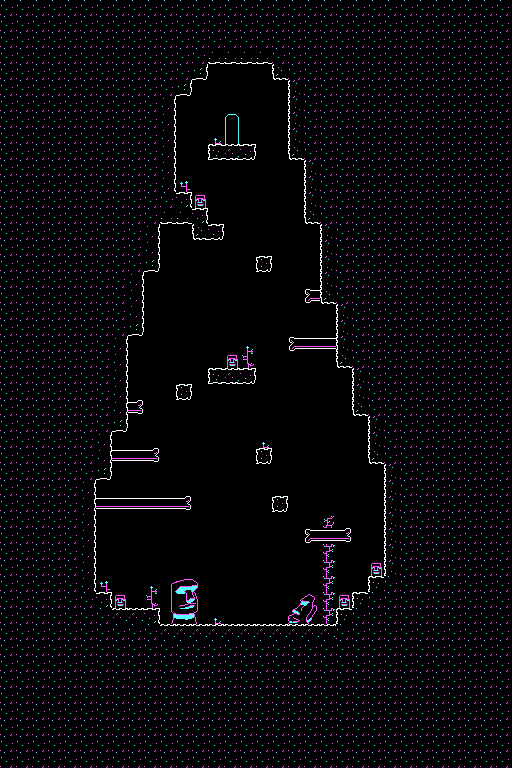

Rendered tile map (Tiled .tmx) drawn with the repository's tilesets; below, a short description and the full map source, tile grids included:
An orthogonal 32x48 tile map with 16x16 px tiles, 1 tile layer (Tile Layer 1).

<map version="1.2" tiledversion="1.3.4" orientation="orthogonal" renderorder="right-down" width="32" height="48" tilewidth="16" tileheight="16" infinite="0" backgroundcolor="#000000" nextlayerid="2" nextobjectid="1">
 <editorsettings>
  <export target="cave2.lua" format="lua" />
 </editorsettings>
 <tileset firstgid="1" source="tileset.tsx" />
 <layer id="1" name="Tile Layer 1" width="32" height="48">
  <data encoding="csv">
38,38,38,38,38,38,38,38,38,38,38,38,38,38,38,38,38,38,38,38,38,38,38,38,38,38,38,38,38,38,38,38,
38,38,38,38,38,38,38,38,38,38,38,38,38,38,38,38,38,38,38,38,38,38,38,38,38,38,38,38,38,38,38,38,
38,38,38,38,38,38,38,38,38,38,38,38,38,38,38,38,38,38,38,38,38,38,38,38,38,38,38,38,38,38,38,38,
38,38,38,38,38,38,38,38,38,38,38,38,38,70,70,70,70,38,38,38,38,38,38,38,38,38,38,38,38,38,38,38,
38,38,38,38,38,38,38,38,38,38,38,38,71,0,0,0,0,69,38,38,38,38,38,38,38,38,38,38,38,38,38,38,
38,38,38,38,38,38,38,38,38,38,38,71,0,0,0,0,0,0,37,38,38,38,38,38,38,38,38,38,38,38,38,38,
38,38,38,38,38,38,38,38,38,38,39,0,0,0,0,0,0,0,37,38,38,38,38,38,38,38,38,38,38,38,38,38,
38,38,38,38,38,38,38,38,38,38,39,0,0,0,641,0,0,0,37,38,38,38,38,38,38,38,38,38,38,38,38,38,
38,38,38,38,38,38,38,38,38,38,39,0,0,517,673,0,0,0,37,38,38,38,38,38,38,38,38,38,38,38,38,38,
38,38,38,38,38,38,38,38,38,38,39,0,0,101,102,103,0,0,69,38,38,38,38,38,38,38,38,38,38,38,38,38,
38,38,38,38,38,38,38,38,38,38,39,0,0,0,0,0,0,0,0,37,38,38,38,38,38,38,38,38,38,38,38,38,
38,38,38,38,38,38,38,38,38,38,39,518,0,0,0,0,0,0,0,37,38,38,38,38,38,38,38,38,38,38,38,38,
38,38,38,38,38,38,38,38,38,38,38,7,708,0,0,0,0,0,0,37,38,38,38,38,38,38,38,38,38,38,38,38,
38,38,38,38,38,38,38,38,38,38,70,70,7,0,0,0,0,0,0,69,38,38,38,38,38,38,38,38,38,38,38,38,
38,38,38,38,38,38,38,38,38,39,0,0,69,103,0,0,0,0,0,0,37,38,38,38,38,38,38,38,38,38,38,38,
38,38,38,38,38,38,38,38,38,39,0,0,0,0,0,0,0,0,0,0,37,38,38,38,38,38,38,38,38,38,38,38,
38,38,38,38,38,38,38,38,38,71,0,0,0,0,0,0,104,0,0,0,37,38,38,38,38,38,38,38,38,38,38,38,
38,38,38,38,38,38,38,38,39,0,0,0,0,0,0,0,0,0,0,0,37,38,38,38,38,38,38,38,38,38,38,38,
38,38,38,38,38,38,38,38,39,0,0,0,0,0,0,0,0,0,0,197,69,38,38,38,38,38,38,38,38,38,38,38,
38,38,38,38,38,38,38,38,39,0,0,0,0,0,0,0,0,0,0,0,0,37,38,38,38,38,38,38,38,38,38,38,
38,38,38,38,38,38,38,38,71,0,0,0,0,0,0,0,0,0,0,0,0,37,38,38,38,38,38,38,38,38,38,38,
38,38,38,38,38,38,38,39,0,0,0,0,0,0,0,517,0,0,197,198,198,37,38,38,38,38,38,38,38,38,38,38,
38,38,38,38,38,38,38,39,0,0,0,0,0,0,708,549,0,0,0,0,0,69,38,38,38,38,38,38,38,38,38,38,
38,38,38,38,38,38,38,39,0,0,0,0,0,101,102,103,0,0,0,0,0,0,37,38,38,38,38,38,38,38,38,38,
38,38,38,38,38,38,38,39,0,0,0,104,0,0,0,0,0,0,0,0,0,0,37,38,38,38,38,38,38,38,38,38,
38,38,38,38,38,38,38,39,199,0,0,0,0,0,0,0,0,0,0,0,0,0,69,38,38,38,38,38,38,38,38,38,
38,38,38,38,38,38,38,71,0,0,0,0,0,0,0,0,0,0,0,0,0,0,0,37,38,38,38,38,38,38,38,38,
38,38,38,38,38,38,39,0,0,0,0,0,0,0,0,0,517,0,0,0,0,0,0,37,38,38,38,38,38,38,38,38,
38,38,38,38,38,38,39,198,198,199,0,0,0,0,0,0,104,0,0,0,0,0,0,69,38,38,38,38,38,38,38,38,
38,38,38,38,38,38,71,0,0,0,0,0,0,0,0,0,0,0,0,0,0,0,0,0,37,38,38,38,38,38,38,38,
38,38,38,38,38,39,0,0,0,0,0,0,0,0,0,0,0,0,0,0,0,0,0,0,37,38,38,38,38,38,38,38,
38,38,38,38,38,39,198,198,198,198,198,199,0,0,0,0,0,104,0,0,0,0,0,0,37,38,38,38,38,38,38,38,
38,38,38,38,38,39,0,0,0,0,0,0,0,0,0,0,0,0,0,0,519,0,0,0,37,38,38,38,38,38,38,38,
38,38,38,38,38,39,0,0,0,0,0,0,0,0,0,0,0,0,0,197,198,199,0,0,37,38,38,38,38,38,38,38,
38,38,38,38,38,39,0,0,0,0,0,0,0,0,0,0,0,0,0,0,551,0,0,0,37,38,38,38,38,38,38,38,
38,38,38,38,38,39,0,0,0,0,0,0,0,0,0,0,0,0,0,0,551,0,0,708,37,38,38,38,38,38,38,38,
38,38,38,38,38,39,518,0,0,517,705,706,707,0,0,0,0,0,0,0,551,0,0,5,38,38,38,38,38,38,38,38,
38,38,38,38,38,38,7,708,0,549,737,738,739,0,0,0,0,0,740,741,551,708,5,38,38,38,38,38,38,38,38,38,
38,38,38,38,38,38,38,6,6,7,769,770,771,517,0,0,0,0,772,773,551,5,38,38,38,38,38,38,38,38,38,38,
38,38,38,38,38,38,38,38,38,38,6,6,6,6,6,6,6,6,6,6,6,38,38,38,38,38,38,38,38,38,38,38,
38,38,38,38,38,38,38,38,38,38,38,38,38,38,38,38,38,38,38,38,38,38,38,38,38,38,38,38,38,38,38,38,
38,38,38,38,38,38,38,38,38,38,38,38,38,38,38,38,38,38,38,38,38,38,38,38,38,38,38,38,38,38,38,38,
38,38,38,38,38,38,38,38,38,38,38,38,38,38,38,38,38,38,38,38,38,38,38,38,38,38,38,38,38,38,38,38,
38,38,38,38,38,38,38,38,38,38,38,38,38,38,38,38,38,38,38,38,38,38,38,38,38,38,38,38,38,38,38,38,
38,38,38,38,38,38,38,38,38,38,38,38,38,38,38,38,38,38,38,38,38,38,38,38,38,38,38,38,38,38,38,38,
38,38,38,38,38,38,38,38,38,38,38,38,38,38,38,38,38,38,38,38,38,38,38,38,38,38,38,38,38,38,38,38,
38,38,38,38,38,38,38,38,38,38,38,38,38,38,38,38,38,38,38,38,38,38,38,38,38,38,38,38,38,38,38,38,
38,38,38,38,38,38,38,38,38,38,38,38,38,38,38,38,38,38,38,38,38,38,38,38,38,38,38,38,38,38,38,38
</data>
 </layer>
</map>
